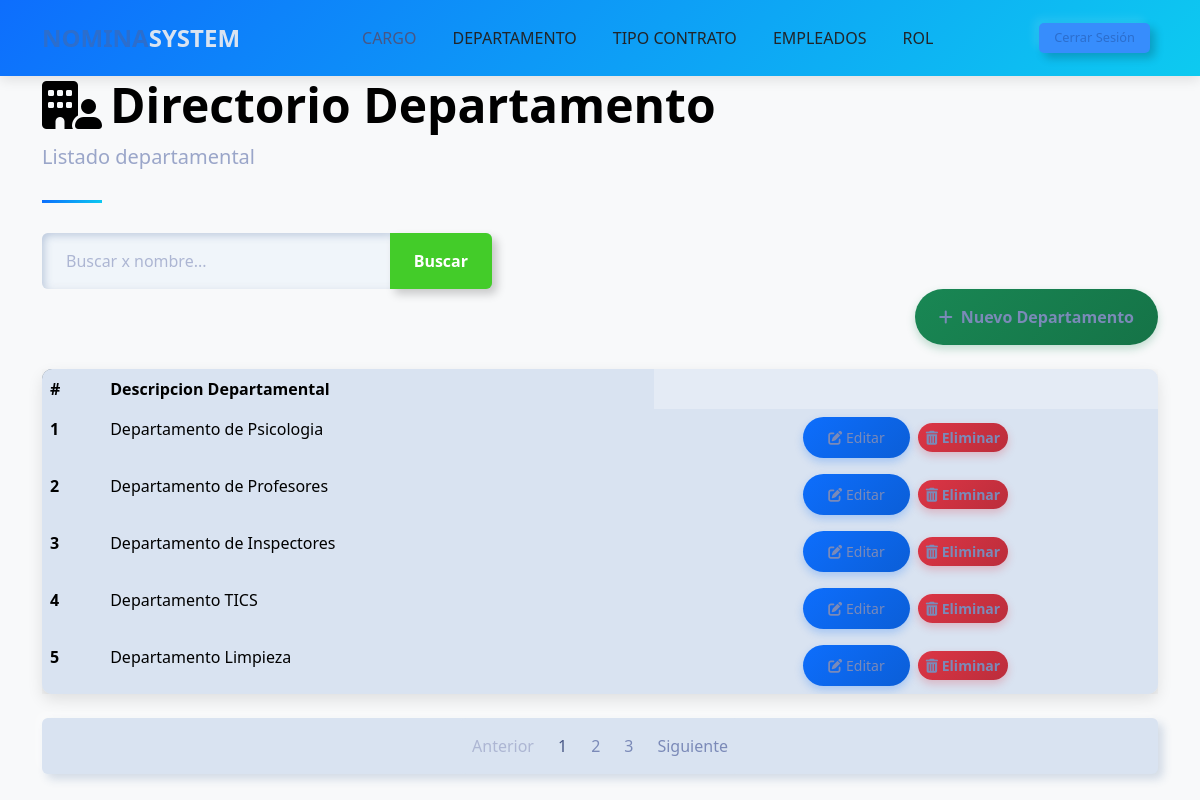
Before: /departamentos/departamento_list/ (signed in) with the older database file.
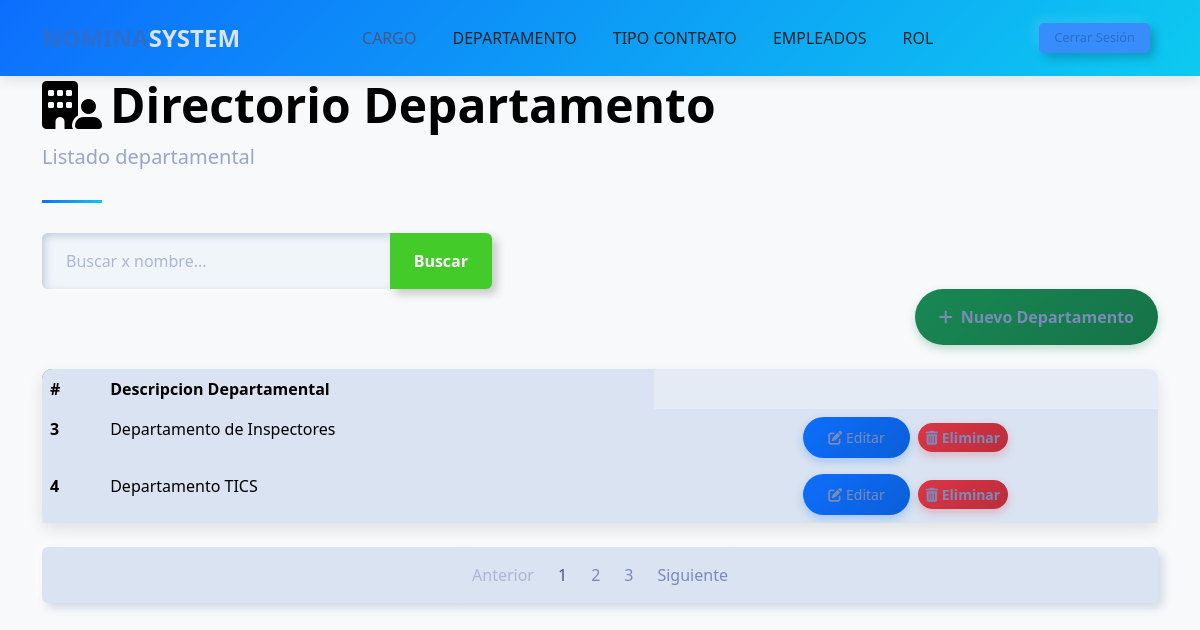
After: the same page with the newer database file.
### departamento/models.py (models this page shows, shortened)
class Departamentos(models.Model):
    description = models.CharField(max_length=100)

### departamento/views.py (the view)
# urls.py: path('departamento_list/', views.listado, name='listado'),
@login_required
def listado(request):
    query = request.GET.get('q') # None
    departamentos = Departamentos.objects.all() #[{'id' : 1, 'description' : 'TICS'}, {'id' : 2, 'description' : 'Inspector'}]
    if query:
        departamentos = Departamentos.objects.filter(description__icontains=query)
    return render(request, 'departamento/listado.html', {
        'departamentos' : departamentos,
        'title' : 'Listado departamental'
    })

### template/departamento/listado.html (shortened to what this page needs)
{% extends "home.html" %}
{% block content %}
    <div class="container">
        <header class="page-header">
            <h1 class="display-5 fw-bold text-primary" style="color: black !important;">
                <i class="fa-solid fa-building-user me-2" style="color: black"></i>Directorio Departamento
            </h1>
            <p class="lead text-muted">{{title}}</p>
        </header>
        <form action="" style="max-width: 450px;">
            <div class="input-group">
                <input type="text" class="form-control" placeholder="Buscar x nombre..." name="q" value="{{ request.GET.q }}">
                <button class="btn btn-outline-success" data-bs-toggle="tooltip" data-bs-title="Escriba parte del apellido y click en buscar">
                    Buscar
                </button>
            </div>
        </form>
        <div class="d-flex justify-content-end mb-4">
            <a class="btn btn-success"  href="{% url 'departamento:crear_departamento' %}">
                <i class="fas fa-plus me-2"></i>Nuevo Departamento
            </a>
        </div>
        <div class="card mb-4">
            <div class="card-body p-0">
                <div class="table-responsive">
                    <table class="table table-hover mb-0">
                        <thead>
                            <tr>
                                <th scope="col">#</th>
                                <th scope="col">Descripcion Departamental</th>
                            </tr>
                        </thead>
                        <tbody>
                           {% for departamento in departamentos  %}
                            <tr>
                                <th scope="row">{{departamento.id}}</th>
                                <td>{{departamento.description}}</td>
                                <td class="text-center">
                                    <a href="{% url 'departamento:actualizar_departamento' departamento.id %}" class="btn btn-sm btn-primary me-1">
                                        <i class="fas fa-edit"></i> Editar
                                    </a>
                                    <a  href="{% url 'departamento:eliminar_departamento' departamento.id %}" class="btn btn-sm btn-danger">
                                        <i class="fas fa-trash-alt"></i> Eliminar
                                    </a>
                                </td>
                            </tr>
                           {% endfor %}
                        </tbody>
                    </table>
                </div>
            </div>
        </div>
        <nav aria-label="Page navigation" class="mb-4">
            <ul class="pagination justify-content-center">
                <li class="page-item disabled">
                    <a class="page-link" href="#" tabindex="-1" aria-disabled="true">Anterior</a>
                </li>
                <li class="page-item active"><a class="page-link" href="#">1</a></li>
                <li class="page-item"><a class="page-link" href="#">2</a></li>
                <li class="page-item"><a class="page-link" href="#">3</a></li>
                <li class="page-item">
                    <a class="page-link" href="#">Siguiente</a>
                </li>
            </ul>
        </nav>
    </div>
{% endblock %}

### template/home.html (shortened to what this page needs)
<!DOCTYPE html>
<html lang="es">
<head>
  {% load static %}
  <link href="{% static 'css/bootstrap.min.css' %}" rel="stylesheet">
  <link href="https://cdnjs.cloudflare.com/ajax/libs/font-awesome/6.4.0/css/all.min.css" rel="stylesheet">
</head>
<body>
  <nav class="navbar navbar-expand-lg navbar-light bg-white sticky-top">
    <div class="container">
      <a class="navbar-brand" href="{% url 'inicio'%}">NOMINA<span class="text-secondary">SYSTEM</span></a>
      <div class="collapse navbar-collapse" id="navbarNav">
        <ul class="navbar-nav mx-auto">
          <li class="nav-item">
            <a class="nav-link active" href="{% url 'cargo:cargos' %}">CARGO</a>
          </li>
          <li class="nav-item">
            <a class="nav-link" href="{% url 'departamento:listado' %}">DEPARTAMENTO</a>
          </li>
          <li class="nav-item">
            <a class="nav-link" href="{% url 't_contrato:listado' %}">TIPO CONTRATO</a>
          </li>
          <li class="nav-item">
            <a class="nav-link" href="{% url 'empleado:lista' %}">EMPLEADOS</a>
          </li>
          <li class="nav-item">
            <a class="nav-link" href="">ROL</a>
          </li>
        </ul>
        <div class="d-flex">
          {% if user.is_authenticated %}
          <a href="{% url 'logout' %}" class="btn btn-outline-primary me-2" style="padding: 5px 15px; font-size: 0.8rem; border-radius: 5px;" >Cerrar Sesión</a>
          {% else %}
          <a href="{% url 'cargo:signup' %}" class="btn btn-outline-primary me-2" style="padding: 5px 15px; font-size: 0.8rem; border-radius: 5px;" >Registrarse</a>
          <a href="{% url 'signin' %}" class="btn btn-primary" style="padding: 5px 15px; font-size: 0.8rem; border-radius: 5px;">Iniciar sesión</a>
          {% endif %}
        </div>
      </div>
    </div>
  </nav>
  {% block content %}{% endblock %}
</body>
</html>

### template/home.html (style rules this page uses)
:root { --primary-color: #2c6ecd; --secondary-color: #19b3b3; --accent-color: #f8f9fa; --dark-color: #212529; --text-color: #495057; }
body { font-family: 'Poppins', sans-serif; color: var(--text-color); overflow-x: hidden; }
.navbar { box-shadow: 0 2px 15px rgba(0, 0, 0, 0.1); padding: 15px 0; }
.navbar-brand { font-weight: 700; color: var(--primary-color); font-size: 1.5rem; }
.nav-link { font-weight: 500; color: var(--dark-color); margin: 0 10px; transition: all 0.3s ease; }
.nav-link:hover, .nav-link.active { color: var(--primary-color); }
.btn-primary { background-color: var(--primary-color); border-color: var(--primary-color); padding: 10px 25px; border-radius: 50px; font-weight: 500; transition: all 0.3s ease; }
.btn-outline-primary { border-color: var(--primary-color); color: var(--primary-color); padding: 10px 25px; border-radius: 50px; font-weight: 500; transition: all 0.3s ease; }

### template/departamento/listado.html (style rules this page uses)
body { background-color: #f8f9fa; font-family: 'Segoe UI', Tahoma, Geneva, Verdana, sans-serif; }
.navbar { background: linear-gradient(135deg, #0d6efd, #0dcaf0); box-shadow: 0 4px 12px rgba(0,0,0,0.1); }
.card { border-radius: 10px; box-shadow: 0 6px 15px rgba(0,0,0,0.1); transition: transform 0.3s, box-shadow 0.3s; }
.btn-primary { background: linear-gradient(135deg, #0d6efd, #0b5ed7); border: none; box-shadow: 0 4px 8px rgba(13, 110, 253, 0.25); transition: all 0.3s; }
.btn-success { background: linear-gradient(135deg, #198754, #157347); border: none; box-shadow: 0 4px 8px rgba(25, 135, 84, 0.25); transition: all 0.3s; }
.btn-danger { background: linear-gradient(135deg, #dc3545, #bb2d3b); border: none; box-shadow: 0 4px 8px rgba(220, 53, 69, 0.25); transition: all 0.3s; }
.table { border-radius: 10px; overflow: hidden; box-shadow: 0 5px 15px rgba(0,0,0,0.08); }
.table thead { background: linear-gradient(135deg, #6c757d, #495057); color: white; }
.table tbody tr { transition: background-color 0.3s; }
.page-header { position: relative; margin-bottom: 30px; padding-bottom: 15px; }
.page-header:after { content: ''; position: absolute; bottom: 0; left: 0; width: 60px; height: 3px; background: linear-gradient(135deg, #0d6efd, #0dcaf0); }

Changed rows visible on the page:
removed Departamentos: id "1", description "Departamento de Psicologia"
removed Departamentos: id "2", description "Departamento de Profesores"
removed Departamentos: id "5", description "Departamento Limpieza"
